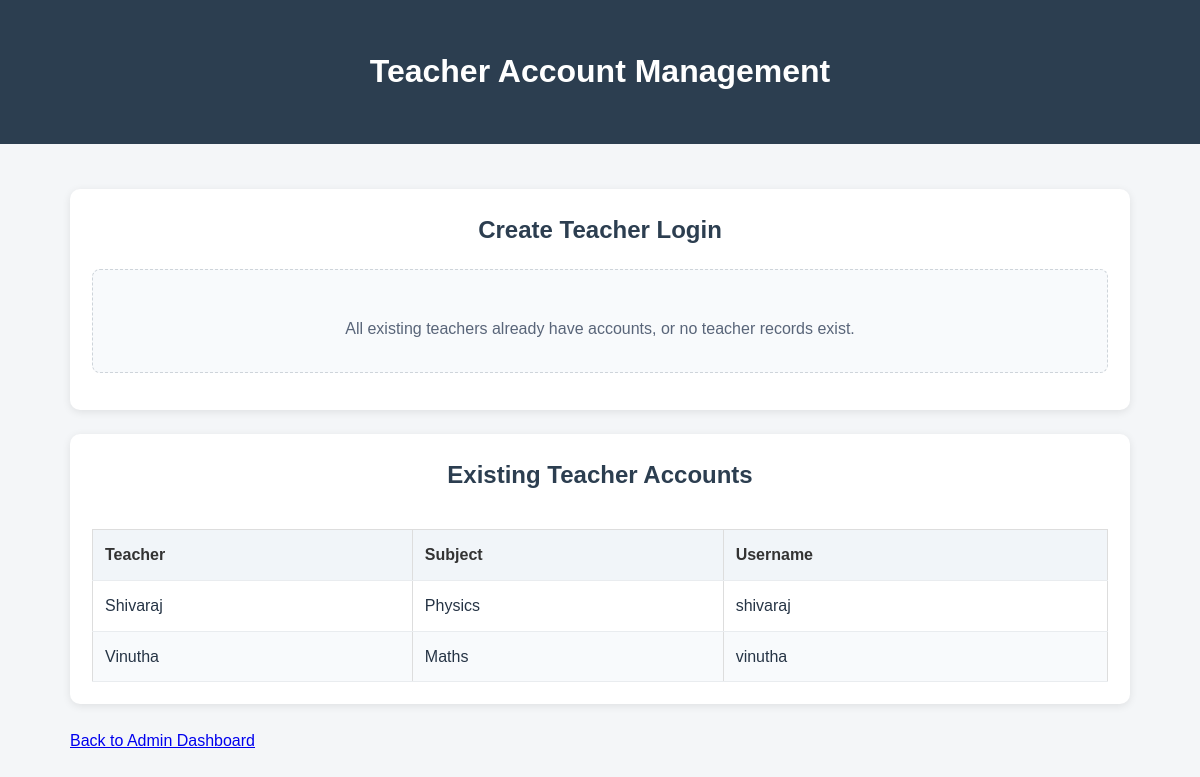
Screenshot of /teacher_accounts (signed in) with the database file from the repository.
### tables this page shows
CREATE TABLE teacher_accounts (
                id INTEGER PRIMARY KEY AUTOINCREMENT,
                teacher_id INTEGER NOT NULL UNIQUE,
                username TEXT NOT NULL UNIQUE,
                password_hash TEXT NOT NULL,
                created_at TEXT DEFAULT CURRENT_TIMESTAMP,
                FOREIGN KEY (teacher_id) REFERENCES teachers(id)
            );

CREATE TABLE teachers (
        id INTEGER PRIMARY KEY AUTOINCREMENT,
        name TEXT NOT NULL,
        subject TEXT NOT NULL,
        phone TEXT,
        email TEXT,
        qualification TEXT
        );

### app.py (the view, shortened to what this page needs)
@app.route("/teacher_accounts", methods=["GET", "POST"])
@login_required
def manage_teacher_accounts():
    conn = get_db_connection()
    try:
        teachers = conn.execute("""
            SELECT t.id, t.name, t.subject
            FROM teachers t
            LEFT JOIN teacher_accounts ta ON ta.teacher_id = t.id
            WHERE ta.id IS NULL
            ORDER BY t.name
        """).fetchall()
        accounts = conn.execute("""
            SELECT
                ta.id,
                ta.username,
                t.name AS teacher_name,
                t.subject
            FROM teacher_accounts ta
            JOIN teachers t ON t.id = ta.teacher_id
            ORDER BY t.name
        """).fetchall()
        return render_template(
            "teacher_accounts.html",
            teachers=teachers,
            accounts=accounts
        )
    except sqlite3.Error:
        conn.rollback()
        app.logger.exception("Teacher account management failed")
        flash("A database error occurred.", "error")
        return redirect(url_for("manage_teacher_accounts"))
    finally:
        conn.close()

### app.py (called while the page is built)
def get_db_connection():
    conn = sqlite3.connect("tuition.db")
    conn.row_factory = sqlite3.Row
    return conn

def login_required(route_function):
    @wraps(route_function)
    def wrapper(*args, **kwargs):
        if "admin_id" not in session:
            return redirect(url_for("login"))
        return route_function(*args, **kwargs)
    return wrapper

### templates/teacher_accounts.html (shortened to what this page needs)
<!DOCTYPE html>
<html lang="en">
<head>
    <link rel="stylesheet"
          href="{{ url_for('static', filename='style.css') }}">
</head>
<body>
<header>
    <h1>Teacher Account Management</h1>
</header>
<main class="container">
    <section class="enrollment-panel">
        <h2>Create Teacher Login</h2>
        {% if teachers %}
            <form method="POST" action="{{ url_for('manage_teacher_accounts') }}">
                <div class="form-group">
                    <label for="teacher_id">Select Teacher</label>
                    <select id="teacher_id" name="teacher_id" required>
                        <option value="">Choose a teacher</option>
                        {% for teacher in teachers %}
                            <option value="{{ teacher['id'] }}">
                                {{ teacher['name'] }} — {{ teacher['subject'] }}
                            </option>
                        {% endfor %}
                    </select>
                </div>
                <div class="form-group">
                    <label for="username">Username</label>
                    <input type="text" id="username" name="username"
                           autocomplete="off" required>
                </div>
                <div class="form-group">
                    <label for="password">Temporary password</label>
                    <input type="password" id="password" name="password"
                           minlength="8" autocomplete="new-password" required>
                </div>
                <button type="submit" class="primary-btn">
                    Create Teacher Account
                </button>
            </form>
        {% else %}
            <div class="empty-state">
                <p>All existing teachers already have accounts, or no teacher records exist.</p>
            </div>
        {% endif %}
    </section>
    <section class="enrollment-panel">
        <h2>Existing Teacher Accounts</h2>
        {% if accounts %}
            <div class="table-responsive">
                <table class="enrollment-table">
                    <thead>
                        <tr>
                            <th>Teacher</th>
                            <th>Subject</th>
                            <th>Username</th>
                        </tr>
                    </thead>
                    <tbody>
                        {% for account in accounts %}
                            <tr>
                                <td>{{ account['teacher_name'] }}</td>
                                <td>{{ account['subject'] }}</td>
                                <td>{{ account['username'] }}</td>
                            </tr>
                        {% endfor %}
                    </tbody>
                </table>
            </div>
        {% else %}
            <div class="empty-state">
                <p>No teacher login accounts have been created yet.</p>
            </div>
        {% endif %}
    </section>
    <p><a href="{{ url_for('home') }}">Back to Admin Dashboard</a></p>
</main>
</body>
</html>

### static/style.css (style rules this page uses)
body { font-family: Arial, sans-serif; margin: 0; background-color: #f4f6f8; }
header { background-color: #2c3e50; color: white; text-align: center; padding: 25px; }
main { padding: 30px; }
main h2 { text-align: center; }
.container { max-width: 1100px; margin: 25px auto; padding: 20px; }
.container table { width: 100%; border-collapse: collapse; margin-top: 15px; }
.container th, .container td { border: 1px solid #ddd; padding: 10px; text-align: left; }
.container th { background: #007bff; color: white; }
.enrollment-card, .enrollment-panel { background: #fff; padding: 22px; border-radius: 10px; box-shadow: 0 2px 8px rgba(0, 0, 0, 0.09); }
.enrollment-panel { margin-bottom: 24px; }
.enrollment-panel h2 { margin-top: 0; }
.table-responsive { width: 100%; overflow-x: auto; }
.enrollment-table { width: 100%; border-collapse: collapse; }
.enrollment-table th, .enrollment-table td { padding: 12px; border-bottom: 1px solid #e9ecef; text-align: left; white-space: nowrap; }
.enrollment-table th { background: #f1f5f9; color: #333; }
.empty-state { text-align: center; padding: 35px 15px; background: #f8f9fa; border-radius: 8px; }
* { box-sizing: border-box; }
body { color: #263445; line-height: 1.6; }
main h1, main h2, .container h1, .container h2 { color: #2c3e50; }
main h2 { margin-bottom: 20px; }
.dashboard-card, .card, .enrollment-card, .enrollment-panel { transition: box-shadow 0.2s ease; }
.container table, .enrollment-table { background-color: #ffffff; }
.container th, .enrollment-table th { font-weight: 600; }
.container tbody tr:nth-child(even), .enrollment-table tbody tr:nth-child(even) { background-color: #f8fafc; }
.empty-state { border: 1px dashed #ced4da; color: #596579; }
.empty-state { text-align: center; padding: 30px 18px; margin: 15px 0; color: #596579; background-color: #f8fafc; border: 1px dashed #ced4da; border-radius: 8px; }
.empty-state p { margin-bottom: 0; }

### rows the page displays
teacher_accounts: teacher_name "Shivaraj", subject "Physics", username "shivaraj"
teacher_accounts: teacher_name "Vinutha", subject "Maths", username "vinutha"
